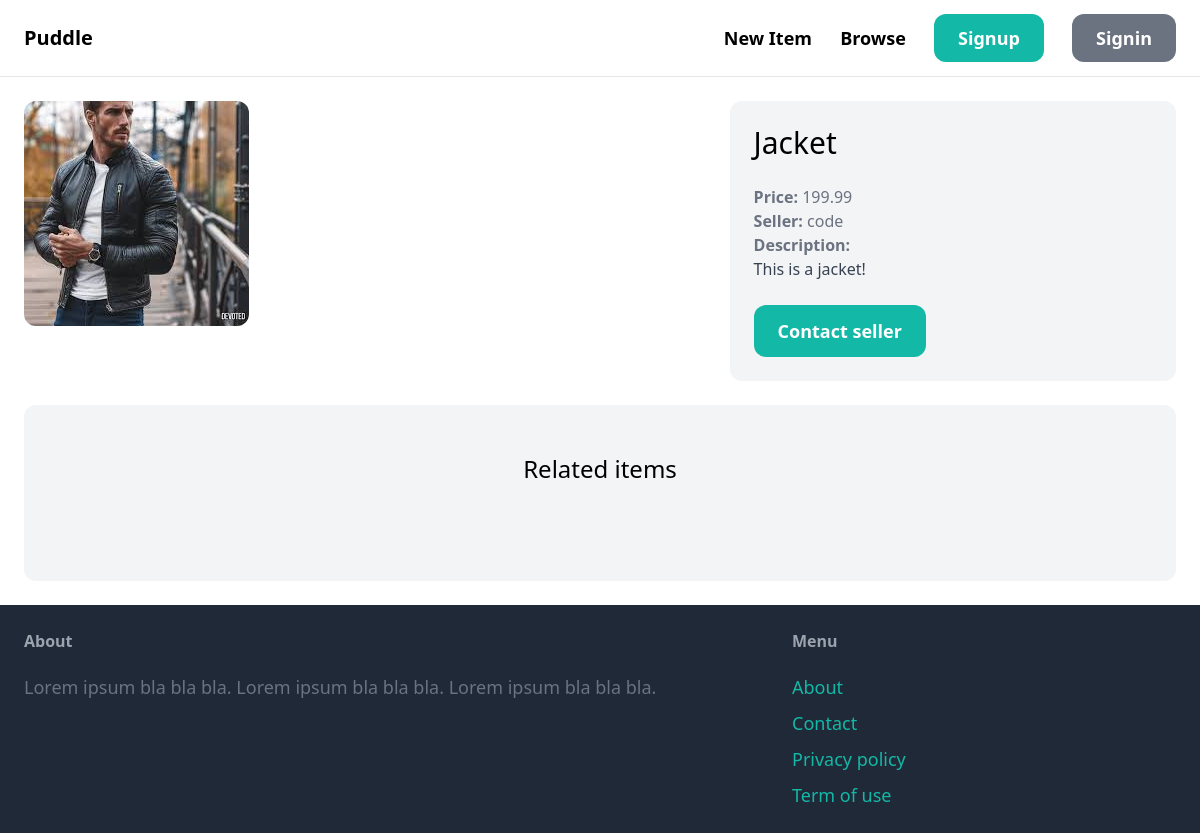
The page /items/7/ on the database its author committed.
### item/models.py (models this page shows, shortened)
class Item(models.Model):
    category = models.ForeignKey(Category, related_name='items', on_delete=models.CASCADE)
    name = models.CharField(max_length=255)
    description = models.TextField(blank=True, null=True)
    price = models.FloatField()
    image = models.ImageField(upload_to='item_images', blank=True, null=True)
    is_sold = models.BooleanField(default=False)
    created_by = models.ForeignKey(User, related_name='items', on_delete=models.CASCADE)
    created_at = models.DateTimeField(auto_now_add=True)

### item/views.py (the view)
# urls.py: path('<int:pk>/', views.detail, name='detail'),
def detail(request, pk):
    item = get_object_or_404(Item, pk=pk)
    related_items = Item.objects.filter(category=item.category, is_sold=False).exclude(pk=pk)[0:3]
    return render(request, 'item/detail.html', {
        'item': item,
        'related_items': related_items
    })

### item/templates/item/detail.html (shortened to what this page needs)
{% extends 'core/base.html' %}
{% block content %}
<div class="grid grid-cols-5 gap-6">
    <div class="col-span-3">
        <img src="{{ item.image.url }}" class="rounded-xl">
    </div>
    <div class="col-span-2 p-6 bg-gray-100 rounded-xl">
        <h1 class="mb-6 text-3xl">{{ item.name }}</h1>
        <p class="text-gray-500"><strong>Price: </strong>{{ item.price }}</p>
        <p class="text-gray-500"><strong>Seller: </strong>{{ item.created_by.username }}</p>
        {% if item.description %}
            <p class="text-gray-700">
                <strong class="text-gray-500">Description:</strong><br>
                {{ item.description }}
            </p>
        {% endif %}
       {% if request.user == item.created_by %}
       <div class="mt-6 p-6 bg-white rounded-xl">
            <p>This is your item!</p>
            <a href="{% url 'item:edit' item.id %}" class="inline-block mt-6 px-6 py-3 text-lg font-semibold bg-teal-600 text-white rounded-xl hover:bg-teal-700 focus:outline-none focus:ring-2 focus:ring-red-500 focus:ring-opacity-50 transition duration-200 ease-in-out">
                Edit
            </a>
            <a href="{% url 'item:delete' item.id %}" class="inline-block mt-6 px-6 py-3 text-lg font-semibold bg-red-600 text-white rounded-xl hover:bg-red-700 focus:outline-none focus:ring-2 focus:ring-red-500 focus:ring-opacity-50 transition duration-200 ease-in-out">
                Delete
            </a>
       </div>
       {%else%}
            <a href="{% url 'conversation:new' item.id %}" class="inline-block mt-6 px-6 py-3 text-lg font-semibold bg-teal-500 text-white rounded-xl hover:bg-teal-700">Contact seller</a>
        {% endif %}
    </div>
</div>
<div class="mt-6 px-6 py-12 bg-gray-100 rounded-xl">
    <h2 class="mb-12 text-2xl text-center">Related items</h2>
</div>
{% endblock %}

### rows shown on the page
Item: image (picture), name "Jacket", price "199.99", created_by.username "code", description "This is a jacket!"
